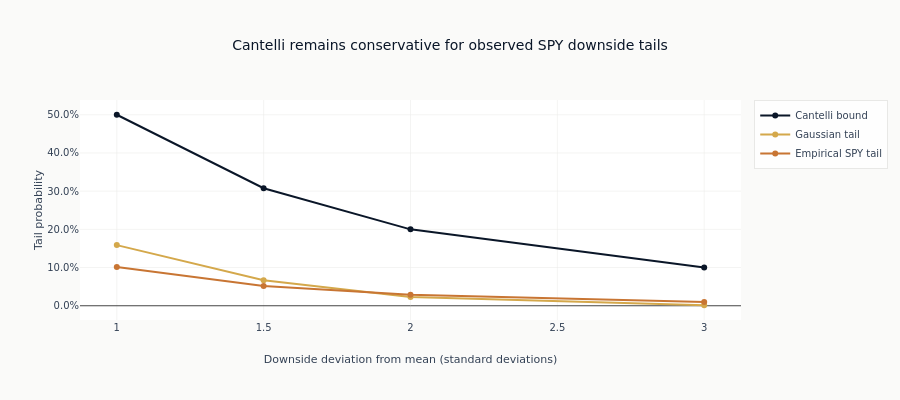

The cell this chart's notebook holds for it:
### Markdown cell above
## 4. A Bound That Assumes Nothing About the Distribution

The Cantelli (one-sided Chebyshev) inequality provides a worst-case tail probability
requiring only finite mean and variance - no distributional assumptions:

$$P(X - \mu \geq k\sigma) \leq \frac{1}{1 + k^2}$$

This is much weaker than Gaussian bounds but applies to *any* distribution, making it
useful as a conservative stress benchmark when distribution assumptions are suspect.

### Code cell
k_values = [1.0, 1.5, 2.0, 3.0]
standardized_losses = (np.mean(returns) - returns) / np.std(returns)
cantelli_df = pl.DataFrame(
    {
        "k": k_values,
        "cantelli_bound": [1.0 / (1.0 + k**2) for k in k_values],
        "gaussian_tail": [stats.norm.sf(k) for k in k_values],
        "empirical_spy_tail": [np.mean(standardized_losses >= k) for k in k_values],
    }
).with_columns(pl.exclude("k").round(4))

fig = go.Figure()
for column, label in [
    ("cantelli_bound", "Cantelli bound"),
    ("gaussian_tail", "Gaussian tail"),
    ("empirical_spy_tail", "Empirical SPY tail"),
]:
    fig.add_trace(go.Scatter(x=k_values, y=cantelli_df[column], mode="lines+markers", name=label))
fig.update_layout(
    title="Cantelli remains conservative for observed SPY downside tails",
    xaxis_title="Downside deviation from mean (standard deviations)",
    yaxis_title="Tail probability",
    yaxis_tickformat=".1%",
    height=400,
)
show_plotly_with_alt(
    fig,
    "Three curves of tail probability against standard deviations below the mean. The Cantelli bound sits far above both the Gaussian curve and the observed SPY frequencies at every point.",
)

### Figure 1 — Plotly figure (JSON) as saved in the notebook; plotly's stock layout.template omitted (floating-point values rounded to 4 significant figures)
{"data": [{"mode": "lines+markers", "name": "Cantelli bound", "type": "scatter", "x": [1.0, 1.5, 2.0, 3.0], "y": [0.5, 0.3077, 0.2, 0.1]}, {"mode": "lines+markers", "name": "Gaussian tail", "type": "scatter", "x": [1.0, 1.5, 2.0, 3.0], "y": [0.1587, 0.0668, 0.0228, 0.0013]}, {"mode": "lines+markers", "name": "Empirical SPY tail", "type": "scatter", "x": [1.0, 1.5, 2.0, 3.0], "y": [0.1017, 0.0519, 0.0285, 0.0096]}], "layout": {"height": 400, "title": {"text": "Cantelli remains conservative for observed SPY downside tails"}, "xaxis": {"title": {"text": "Downside deviation from mean (standard deviations)"}}, "yaxis": {"tickformat": ".1%", "title": {"text": "Tail probability"}}}}
